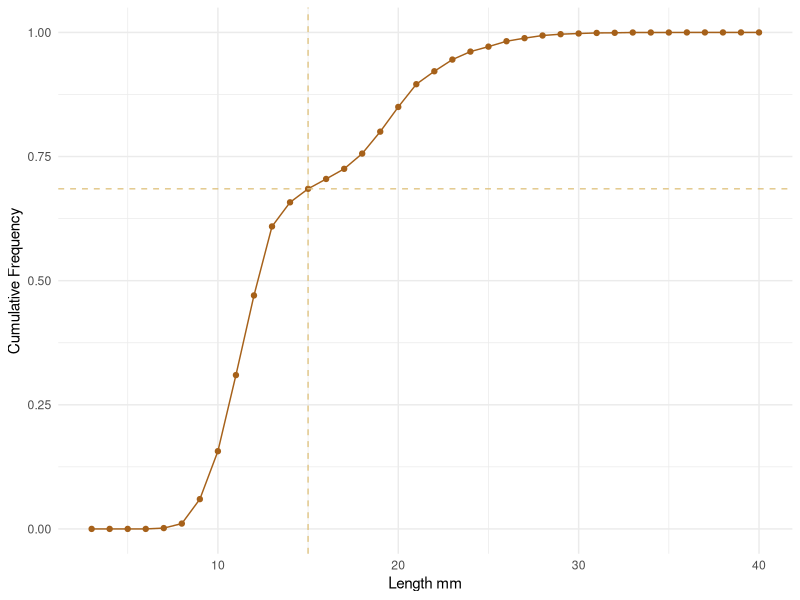

This chart was generated by the following R code:
library(tidyverse)

# load data
temp_sizes <- read.csv("data/temp_sizes.csv")

# mutate to get total count
cockle_sizes <- temp_sizes %>%
  mutate(total = y0 + y1 + y2)

cockleT <- rep(c(cockle_sizes$length[1:37]), times = cockle_sizes$total[1:37])

breaks = seq(3,40, by = 1)

cockleT.cut <- cut(cockleT, breaks, right=FALSE)

cockleT.frequency <- table(cockleT.cut)

sum_t_freq <- sum(cockleT.frequency) 

cockleT.relfreq <- cockleT.frequency / sum_t_freq

cumrelfreqT <- c(0,cumsum(cockleT.relfreq))

cu_h <- cumrelfreqT[13]

rel_freq.df <- data.frame(breaks, cumrelfreqT)

p <- ggplot(rel_freq.df, aes(x= breaks, y = cumrelfreqT)) + geom_point(col =  "#a6611a") + geom_line(col =  "#a6611a") + geom_vline(xintercept = 15, col = "#dfc27d", linetype = "dashed", alpha = 0.9) + geom_hline(yintercept = cu_h, col = "#dfc27d", linetype = "dashed", alpha = 0.9 ) + theme_minimal() + labs(x= "Length mm", y = "Cumulative Frequency")


# Open a pdf file
pdf("plots/cumulative_size.pdf") 

# 2. Create a plot
p

# Close the pdf file
dev.off() 


